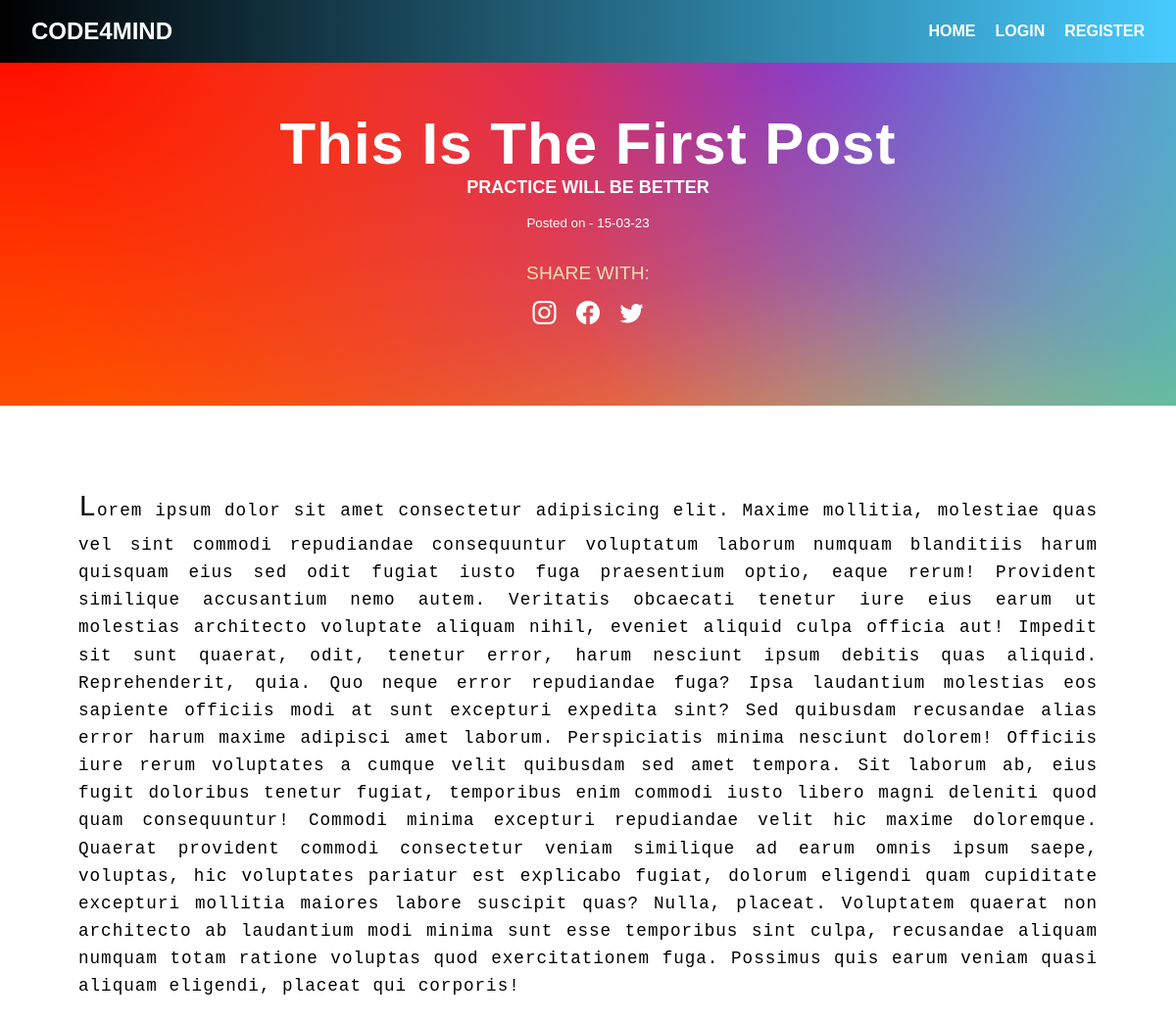
/post/1, run on the app's committed database.
### app/models.py (models this page shows, shortened)
class Post(db.Model):
	id = db.Column(db.Integer(), primary_key=True)
	title = db.Column(db.String(200), nullable=False)
	sub_title = db.Column(db.String(150), nullable=False)
	posted_date = db.Column(db.DateTime, nullable=False, default=datetime.datetime.utcnow)
	post_content = db.Column(db.VARCHAR, nullable=False)
	user_id = db.Column(db.Integer, db.ForeignKey("user.id"), nullable=False)
	comments = db.relationship("Comment", backref="post_comments", lazy=True)

### app/main.py (the view)
@main.route("/post/<int:post_id>")
def post(post_id):
	one_post = Post.query.filter_by(id=post_id).one()
	return render_template('post.html', title="Post", one_post=one_post)

### app/templates/post.html (shortened to what this page needs)
{% extends 'layout.html' %}
{% block content %}
<div class="main-container">
	<div class="post_container">
		<div class="post_header">
			<div class="post_title">
				<h1>{{ one_post.title }}</h1>
				<h4>{{ one_post.sub_title }}</h4>
				<small>Posted on - {{ one_post.posted_date.strftime('%d-%m-%y') }}</small>
			</div>
			<div class="social-share">
				<p>share with:</p>
				<a href="#">
					<i class="bi bi-instagram"></i>
				</a>
				<a href="#">
					<i class="bi bi-facebook"></i>
				</a>
				<a href="#">
					<i class="bi bi-twitter"></i>
				</a>
			</div>
		</div>
		<div class="post_content">
			<p>{{ one_post.post_content | safe }}</p>
		</div>
	</div>
</div>
{% endblock %}

### app/static/css/styles.css (style rules this page uses)
* { top: 0; left: 0; padding: 0; margin: 0; box-sizing: border-box; font-family: 'Poppins', sans-serif; }
.main-container { width: 100%; position: relative; display: flex; justify-content: center; align-items: center; }
.main-container { position: relative; }
.post_container { position: relative; }
.post_container .post_header { max-width: 100%; background-color: #ffff00; background-attachment: fixed; background-size: cover; padding: 3rem 6.25rem; text-align: center; }
.post_header .post_title { color: white; }
.post_header .post_title h1 { font-size: 5vw; text-transform: capitalize; letter-spacing: 1px; }
.post_header .post_title h4 { font-size: 1.5vw; text-transform: uppercase; padding-bottom: 1rem; }
.post_header .social-share { padding: 2rem; }
.social-share p { font-size: 1.2rem; text-transform: uppercase; color: wheat; margin-bottom: 1rem; }
.social-share i { font-size: 1.5rem; padding: 0.5rem; }
.post_container .post_content { padding: 5rem; }
.post_content p { text-justify: newspaper; font-size: 1.1rem; letter-spacing: 1px; font-family: monospace; line-height: 1.6; text-align: justify; }
.post_content p::first-letter { font-size: 2.5vw; }

### app/static/css/header.css (style rules this page uses)
a { text-decoration: none; color: white; }

### data on the page
Post: title "This Is The First Post", sub_title "PRACTICE WILL BE BETTER", posted_date "15-03-23", post_content "Lorem ipsum dolor sit amet consectetur adipisicing elit. Maxime mollitia, molestiae quas vel sint commodi repudiandae consequuntur voluptatum laborum numquam blanditiis harum quisquam eius sed odit fugiat iusto fuga praesentium optio, eaque rerum! Provident similique accusantium nemo autem. Veritatis obcaecati tenetur iure eius earum ut molestias architecto voluptate aliquam nihil, eveniet aliquid culpa officia aut! Impedit sit sunt quaerat, odit, tenetur error, harum nesciunt ipsum debitis quas aliquid. Reprehenderit, quia. Quo neque error repudiandae fuga? Ipsa laudantium molestias eos sapiente officiis modi at sunt excepturi expedita sint? Sed quibusdam recusandae alias error harum…"
